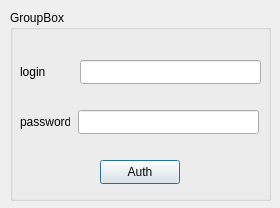
<?xml version="1.0" encoding="UTF-8"?>
<ui version="4.0">
 <class>AuthWindow</class>
 <widget class="QDialog" name="AuthWindow">
  <property name="geometry">
   <rect>
    <x>0</x>
    <y>0</y>
    <width>280</width>
    <height>208</height>
   </rect>
  </property>
  <property name="windowTitle">
   <string>Dialog</string>
  </property>
  <widget class="QGroupBox" name="groupBox">
   <property name="geometry">
    <rect>
     <x>10</x>
     <y>10</y>
     <width>261</width>
     <height>191</height>
    </rect>
   </property>
   <property name="title">
    <string>GroupBox</string>
   </property>
   <widget class="QLabel" name="label_2">
    <property name="geometry">
     <rect>
      <x>10</x>
      <y>100</y>
      <width>50</width>
      <height>24</height>
     </rect>
    </property>
    <property name="text">
     <string>password</string>
    </property>
   </widget>
   <widget class="QLineEdit" name="psw">
    <property name="geometry">
     <rect>
      <x>68</x>
      <y>100</y>
      <width>181</width>
      <height>24</height>
     </rect>
    </property>
   </widget>
   <widget class="QLabel" name="label">
    <property name="geometry">
     <rect>
      <x>10</x>
      <y>50</y>
      <width>27</width>
      <height>24</height>
     </rect>
    </property>
    <property name="text">
     <string>login</string>
    </property>
   </widget>
   <widget class="QLineEdit" name="lgn">
    <property name="geometry">
     <rect>
      <x>70</x>
      <y>50</y>
      <width>181</width>
      <height>24</height>
     </rect>
    </property>
   </widget>
   <widget class="QPushButton" name="pushButton">
    <property name="geometry">
     <rect>
      <x>90</x>
      <y>150</y>
      <width>80</width>
      <height>24</height>
     </rect>
    </property>
    <property name="text">
     <string>Auth</string>
    </property>
   </widget>
  </widget>
 </widget>
 <resources/>
 <connections/>
</ui>
